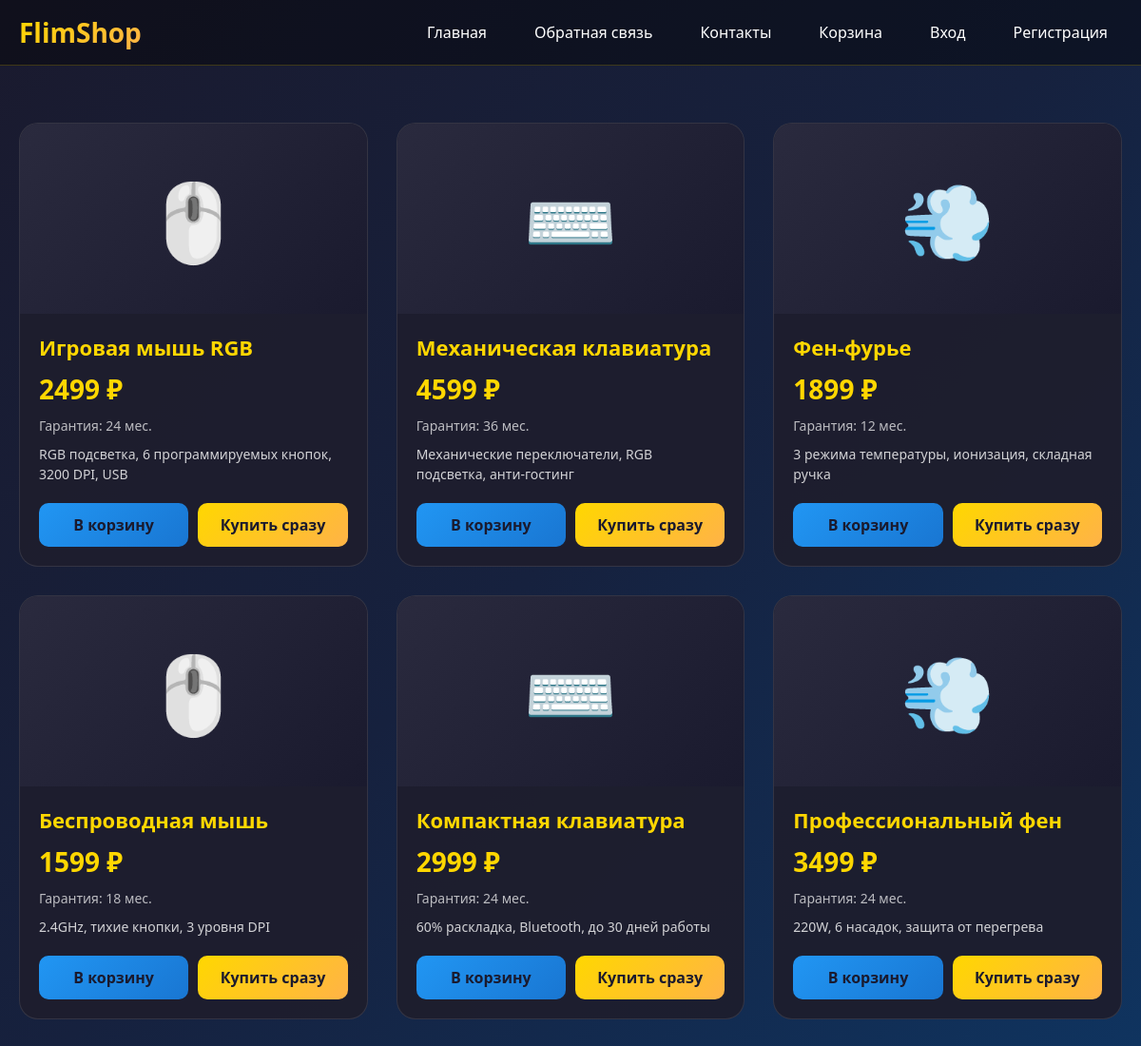
The page / on the database its author committed.
### tables this page shows
CREATE TABLE products (
            id INTEGER PRIMARY KEY AUTOINCREMENT,
            name TEXT NOT NULL,
            price INTEGER NOT NULL,
            warranty INTEGER DEFAULT 12,
            description TEXT,
            image_url TEXT,
            category TEXT);

### app.py (the view)
@app.route('/')
def index():
    user_id = session.get('user_id')
    conn = get_db_connection()
    products = conn.execute('SELECT * FROM products').fetchall()
    conn.close()
    return render_template('index.html', products=products, user_id=user_id)

### app.py (called while the page is built)
def get_db_connection():
    conn = sqlite3.connect('database.db')
    conn.row_factory = sqlite3.Row
    return conn

### templates/index.html (shortened to what this page needs)
<!DOCTYPE html>
<html lang="ru">
<head>
</head>
<body>
    <nav class="navbar">
        <div class="container">
            <div class="nav-flex">
                <a href="{{ url_for('index') }}" class="navbar-brand">FlimShop</a>
                <div class="nav-links">
                    <a href="{{ url_for('index') }}">Главная</a>
                    <a href="{{ url_for('feedback') }}">Обратная связь</a>
                    <a href="{{ url_for('contacts') }}" class="btn btn-info me-2">
                     Контакты</a>
                    <a href="{{ url_for('view_cart') }}">Корзина</a>
                    {% if user_id %}
                    <span class="user-welcome">Добро пожаловать!</span>
                    <a href="{{ url_for('dashboard') }}">Личный кабинет</a>
                    <a href="{{ url_for('logout') }}">Выйти</a>
                    {% else %}
                    <a href="{{ url_for('login') }}">Вход</a>
                    <a href="{{ url_for('register') }}">Регистрация</a>
                    {% endif %}
                </div>
            </div>
        </div>
    </nav>
    <div class="products-section">
        <div class="container">
            <div class="product-grid">
                {% for product in products %}
                <div class="card">
                    <div class="card-img-top">
                        {% if product.category == 'мыши' %}
                        🖱️
                        {% elif product.category == 'клавиатуры' %}
                        ⌨️
                        {% elif product.category == 'фены' %}
                        💨
                        {% else %}
                        📦
                        {% endif %}
                    </div>
                    <div class="card-body">
                        <h5 class="card-title">{{ product.name }}</h5>
                        <div class="price">{{ product.price }} ₽</div>
                        <div class="warranty">Гарантия: {{ product.warranty }} мес.</div>
                        <div class="description">{{ product.description }}</div>
                        <div style="display: flex; gap: 10px;">
                            <form method="POST" action="{{ url_for('add_to_cart_route', product_id=product.id) }}" style="flex: 1;">
                            <button type="submit" class="btn-order" style="background: linear-gradient(135deg, #2196F3, #1976D2);">В корзину</button>
                            </form>
                            <form method="POST" action="{{ url_for('order_product', product_id=product.id) }}" style="flex: 1;">
                            <button type="submit" class="btn-order">Купить сразу</button>
                            </form>
                        </div>
                    </div>
                </div>
                {% endfor %}
            </div>
        </div>
    </div>
</body>
</html>

### templates/index.html (style rules this page uses)
* { margin: 0; padding: 0; box-sizing: border-box; }
body { background: linear-gradient(135deg, #1a1a2e 0%, #16213e 50%, #0f3460 100%); min-height: 100vh; font-family: 'Segoe UI', Tahoma, Geneva, Verdana, sans-serif; }
.navbar { background: rgba(0, 0, 0, 0.4); padding: 15px 0; border-bottom: 1px solid rgba(255, 215, 0, 0.2); }
.container { max-width: 1200px; margin: 0 auto; padding: 0 20px; }
.nav-flex { display: flex; justify-content: space-between; align-items: center; flex-wrap: wrap; }
.navbar-brand { font-size: 28px; font-weight: 700; background: linear-gradient(135deg, #ffd700, #ffb347); -webkit-background-clip: text; background-clip: text; color: transparent; text-decoration: none; }
.nav-links { display: flex; gap: 20px; flex-wrap: wrap; }
.nav-links a { color: white; text-decoration: none; font-weight: 500; padding: 8px 15px; border-radius: 10px; transition: 0.3s; }
.products-section { padding: 60px 0; }
.product-grid { display: grid; grid-template-columns: repeat(auto-fit, minmax(350px, 1fr)); gap: 30px; }
.card { background: rgba(30, 30, 46, 0.95); border: 1px solid rgba(255, 255, 255, 0.1); border-radius: 20px; overflow: hidden; transition: transform 0.3s; }
.card-img-top { height: 200px; display: flex; align-items: center; justify-content: center; font-size: 80px; background: linear-gradient(135deg, #2a2a3e, #1a1a2e); }
.card-body { padding: 20px; color: white; }
.card-title { font-size: 22px; font-weight: 600; color: #ffd700; margin-bottom: 10px; }
.price { font-size: 28px; font-weight: 700; color: #ffd700; margin: 10px 0; }
.warranty { font-size: 14px; color: rgba(255, 255, 255, 0.7); margin-bottom: 10px; }
.description { font-size: 14px; color: rgba(255, 255, 255, 0.8); margin-bottom: 20px; line-height: 1.5; }
.btn-order { background: linear-gradient(135deg, #ffd700, #ffb347); border: none; color: #1a1a2e; font-weight: 600; padding: 12px; border-radius: 10px; width: 100%; font-size: 16px; cursor: pointer; font-family: inherit; }
button { background: none; border: none; }

### rows shown on the page
products: name "Игровая мышь RGB", price "2499", warranty "24", description "RGB подсветка, 6 программируемых кнопок, 3200 DPI, USB"
products: name "Механическая клавиатура", price "4599", warranty "36", description "Механические переключатели, RGB подсветка, анти-гостинг"
products: name "Фен-фурье", price "1899", warranty "12", description "3 режима температуры, ионизация, складная ручка"
products: name "Беспроводная мышь", price "1599", warranty "18", description "2.4GHz, тихие кнопки, 3 уровня DPI"
products: name "Компактная клавиатура", price "2999", warranty "24", description "60% раскладка, Bluetooth, до 30 дней работы"
products: name "Профессиональный фен", price "3499", warranty "24", description "220W, 6 насадок, защита от перегрева"
